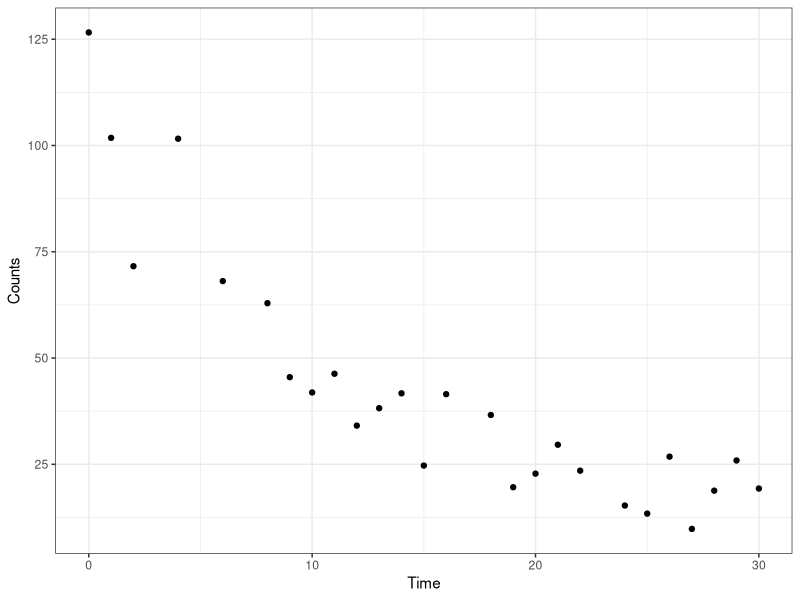
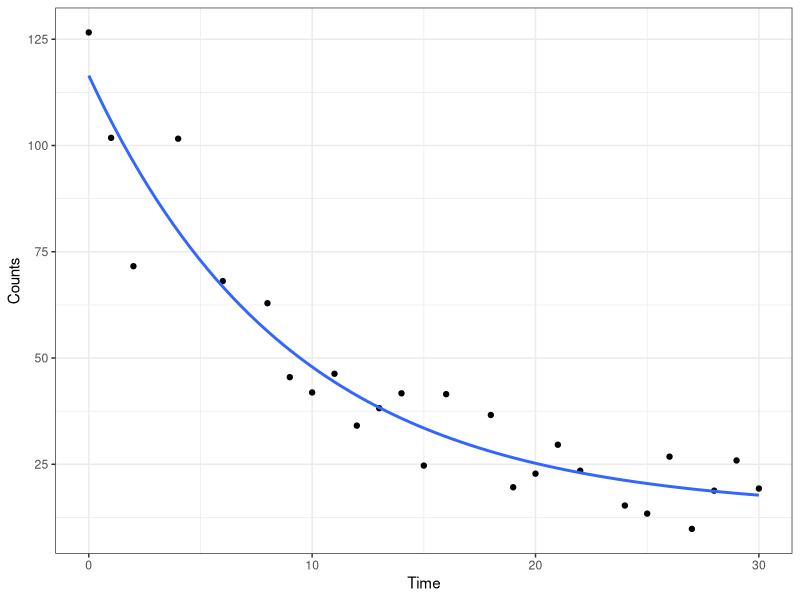
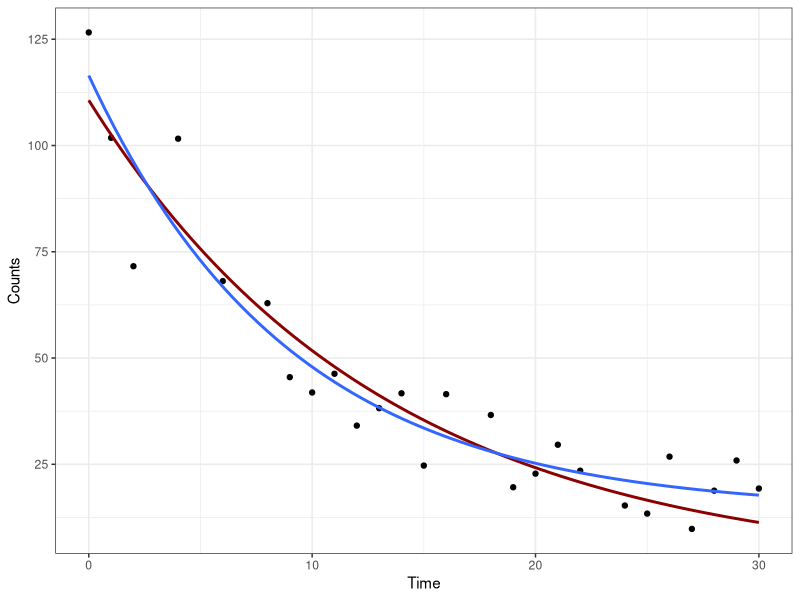

Here is the R script that generated these plots, in order:
library(tidyverse)

DF <- structure(list(Time = c(0, 1, 2, 4, 6, 8, 9, 10, 11, 12, 13, 
                             14, 15, 16, 18, 19, 20, 21, 22, 24, 25, 26, 27, 28, 29, 30), 
                    Counts = c(126.6, 101.8, 71.6, 101.6, 68.1, 62.9, 45.5, 41.9, 
                               46.3, 34.1, 38.2, 41.7, 24.7, 41.5, 36.6, 19.6, 
                               22.8, 29.6, 23.5, 15.3, 13.4, 26.8, 9.8, 18.8, 25.9, 19.3)), .Names = c("Time", "Counts"), row.names = c(1L, 2L,
                                                                                                                                        3L, 5L, 7L, 9L, 10L, 11L, 12L, 13L, 14L, 15L, 16L, 17L, 19L, 20L, 21L, 22L, 23L, 25L, 26L, 27L, 28L, 29L, 30L,


                                                                                                                                                                                                                                                                                
                                                                                                                                                                                                                                                                                31L), class = "data.frame")


ggplot(DF, aes(x = Time, y = Counts)) +   
  geom_point() + 
  theme_bw()


fit <- nls(Counts ~ SSasymp(Time, Asym, R0, lrc), data = DF)
summary(fit)


ggplot(DF, aes(x = Time, y = Counts)) + 
  geom_point() +
  stat_smooth(method = "nls", formula = y ~ SSasymp(x, Asym, R0, lrc), se = FALSE) +
  theme_bw()


fit2 <- nls(Counts ~ a * exp(-S * Time), start = list(a = 116,S = 0.02), data = DF)


summary(fit2)





ggplot(DF, aes(x = Time, y = Counts)) + 
  geom_point() +
  stat_smooth(method = "nls", formula = y ~ a * exp(-S * x), 
              method.args = list(start = list(a = 78, S = 0.02)), se = FALSE, #starting values obtained from fit above
              color = "dark red") +
  stat_smooth(method = "nls", formula = y ~ SSasymp(x, Asym, R0, lrc), se = FALSE) +
  theme_bw()



